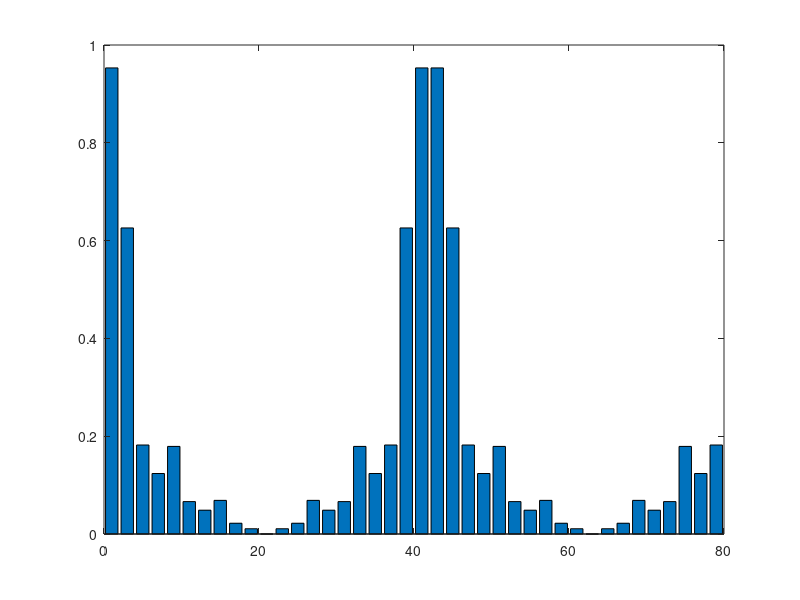

Reproduce this figure in MATLAB.
%% Intro
% Distribution factor, pitch factor and winding factor
% EM: 24-slot / 22-pole, 3-phase | double layer | coil span: 1 slot
%
% Author: Baris Kuseyri <baris.kuseyri@metu.edu.tr>
%
% version 1.0 | 24/03/2020

%% Initialization

clc
clear all
close all

%% Machine Parameters

m=3;    %phase number
Q=21;   %number of slots
p=22; %number of poles
pp=p/2;  %number of pole-pairs


%% Machine Variables

% q=Q/(2*pp*m);    %number of slots per pole per phase
q=7;

spm=(2*pi)/Q;     %slot pitch (mechanical)
spe=(2*pi)*pp/Q;  %slot pitch (electrical)

ppm=(2*pi)/p;     %pole pitch (mechanical)
ppe=(2*pi)*pp/p;  %pole pitch (electrical)

lambdam=(2*pi)/(Q*2*pp);  %angle between adjacent coils (mechanical)
lambdae=(2*pi)/(Q*2);  %angle between adjacent coils (electrical)

h=1:2:79;

%% Factors (Generalized)

for i=1:40
    kd(i)=(sin((2*i-1)*q*(lambdae/2)))/(q*sin(((2*i-1)*(lambdae/2))));
%   kp(i)=sin((i*lambdae)/2);
    kp(i)=sin((2*i-1)*spe/2);
    kp2(i)=cos((2*i-1)*(pi-spe)/2);
    kw(i)=kd(i)*kp(i);
end



bar(h,abs(kw))

